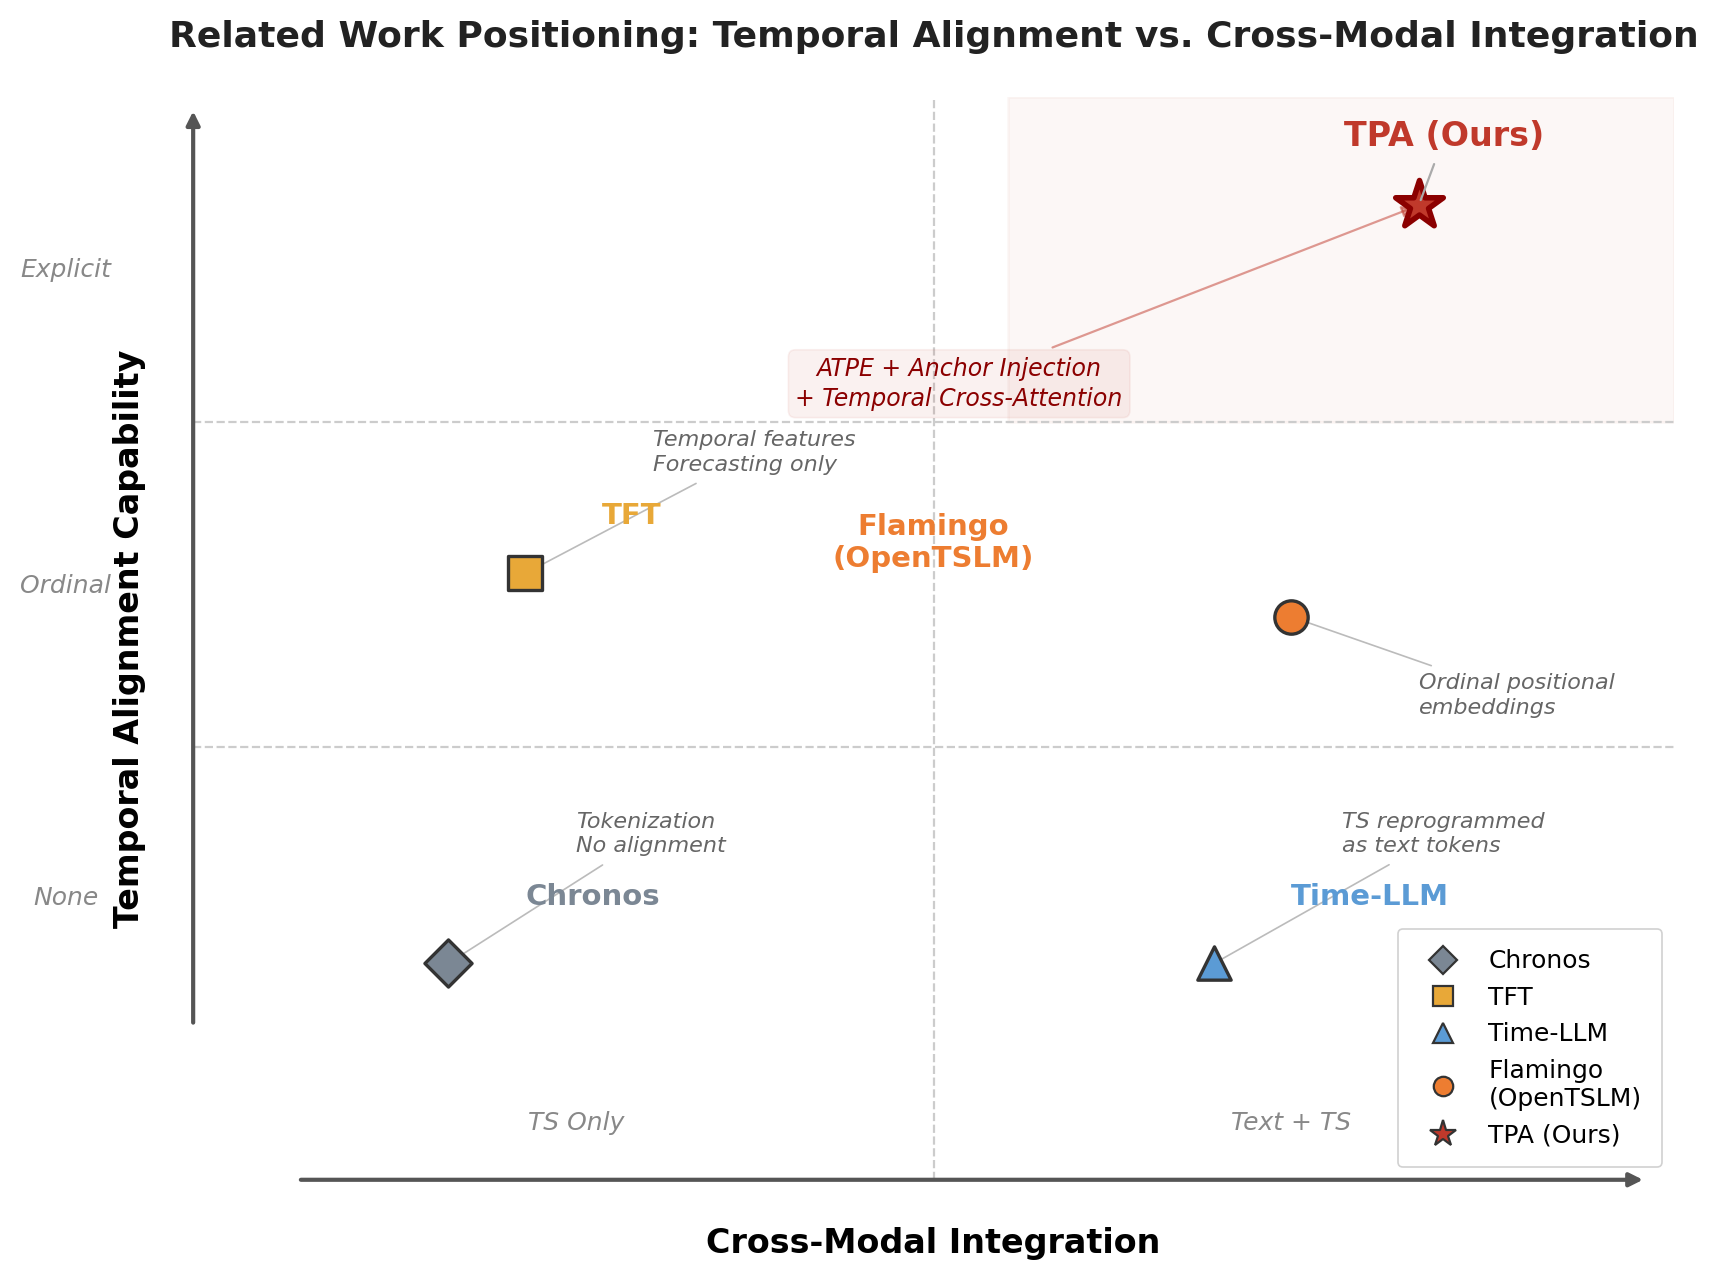

This figure's Python source:
"""
fig_008: Related Work Positioning
Comparison chart positioning TPA against prior work along two axes:
  X-axis: Cross-modal integration (TS only → Text+TS)
  Y-axis: Temporal alignment capability (None → Ordinal → Explicit)
"""

import matplotlib.pyplot as plt
import matplotlib.patches as mpatches
import numpy as np

# --- Data from verified facts (Section 12) ---
# Positions: (cross_modal, temporal_alignment)
# Cross-modal scale: 0 = TS only, 1 = Text+TS
# Temporal alignment scale: 0 = None, ~1 = Ordinal, ~2 = Explicit

methods = {
    "Chronos": {
        "x": 0.12,   # TS only (tokenization, no text)
        "y": 0.15,   # No alignment (tokenization, no temporal alignment)
        "marker": "D",
        "color": "#7B8794",
    },
    "TFT": {
        "x": 0.18,   # TS only (forecasting only)
        "y": 1.05,   # Temporal features (uses temporal covariates, ordinal-level)
        "marker": "s",
        "color": "#E8A838",
    },
    "Time-LLM": {
        "x": 0.72,   # Text+TS (reprograms TS as text tokens)
        "y": 0.15,   # No alignment
        "marker": "^",
        "color": "#5B9BD5",
    },
    "Flamingo\n(OpenTSLM)": {
        "x": 0.78,   # Multimodal (text + TS interleaved)
        "y": 0.95,   # Ordinal alignment (learnable ordinal positional embeddings)
        "marker": "o",
        "color": "#ED7D31",
    },
    "TPA (Ours)": {
        "x": 0.88,   # Full cross-modal integration
        "y": 1.90,   # Explicit temporal alignment
        "marker": "*",
        "color": "#C0392B",
    },
}

# --- Figure setup ---
fig, axes = plt.subplots(figsize=(8.5, 6.5), dpi=200, facecolor="white")
axes.set_facecolor("white")

# Quadrant shading to emphasize the upper-right region
axes.axhspan(1.4, 2.15, xmin=0.55, xmax=1.0, color="#C0392B", alpha=0.04, zorder=0)

# Light quadrant dividers
axes.axhline(y=0.65, color="#CCCCCC", linewidth=0.8, linestyle="--", zorder=1)
axes.axhline(y=1.4, color="#CCCCCC", linewidth=0.8, linestyle="--", zorder=1)
axes.axvline(x=0.5, color="#CCCCCC", linewidth=0.8, linestyle="--", zorder=1)

# Y-axis region labels (left margin)
axes.text(-0.18, 0.30, "None", fontsize=9, color="#888888", ha="center", va="center",
          fontstyle="italic")
axes.text(-0.18, 1.02, "Ordinal", fontsize=9, color="#888888", ha="center", va="center",
          fontstyle="italic")
axes.text(-0.18, 1.75, "Explicit", fontsize=9, color="#888888", ha="center", va="center",
          fontstyle="italic")

# X-axis region labels (bottom)
axes.text(0.22, -0.22, "TS Only", fontsize=9, color="#888888", ha="center", va="center",
          fontstyle="italic")
axes.text(0.78, -0.22, "Text + TS", fontsize=9, color="#888888", ha="center", va="center",
          fontstyle="italic")

# --- Plot each method ---
for name, info in methods.items():
    ms = 18 if name == "TPA (Ours)" else 12
    edge_w = 2.0 if name == "TPA (Ours)" else 1.2
    edge_c = "#8B0000" if name == "TPA (Ours)" else "#333333"
    z = 10 if name == "TPA (Ours)" else 5

    axes.scatter(
        info["x"], info["y"],
        marker=info["marker"],
        s=ms**2,
        c=info["color"],
        edgecolors=edge_c,
        linewidths=edge_w,
        zorder=z,
    )

    # Method name label positioning
    fontweight = "bold" if name == "TPA (Ours)" else "semibold"
    fsize = 12 if name == "TPA (Ours)" else 10.5

    if name == "Chronos":
        lx, ly = info["x"] + 0.06, info["y"] + 0.12
        ha_name, va_name = "left", "bottom"
    elif name == "TFT":
        lx, ly = info["x"] + 0.06, info["y"] + 0.10
        ha_name, va_name = "left", "bottom"
    elif name == "Time-LLM":
        lx, ly = info["x"] + 0.06, info["y"] + 0.12
        ha_name, va_name = "left", "bottom"
    elif "Flamingo" in name:
        lx, ly = info["x"] - 0.28, info["y"] + 0.10
        ha_name, va_name = "center", "bottom"
    else:  # TPA
        lx, ly = info["x"] + 0.02, info["y"] + 0.12
        ha_name, va_name = "center", "bottom"

    arrow_props = dict(arrowstyle="-", color="#AAAAAA", lw=0.8) if name == "TPA (Ours)" else None
    axes.annotate(
        name, xy=(info["x"], info["y"]), xytext=(lx, ly),
        fontsize=fsize, fontweight=fontweight, color=info["color"],
        ha=ha_name, va=va_name,
        arrowprops=arrow_props,
        zorder=15,
    )

# --- Brief annotations (descriptions) ---
annot_style = dict(fontsize=8, color="#666666", ha="left", va="top",
                   fontstyle="italic", linespacing=1.3)

# Chronos annotation
axes.annotate("Tokenization\nNo alignment",
              xy=(0.12, 0.15), xytext=(0.22, 0.50),
              fontsize=8, color="#666666", fontstyle="italic", linespacing=1.3,
              ha="left", va="top",
              arrowprops=dict(arrowstyle="-", color="#BBBBBB", lw=0.6))
# TFT annotation
axes.annotate("Temporal features\nForecasting only",
              xy=(0.18, 1.05), xytext=(0.28, 1.38),
              fontsize=8, color="#666666", fontstyle="italic", linespacing=1.3,
              ha="left", va="top",
              arrowprops=dict(arrowstyle="-", color="#BBBBBB", lw=0.6))
# Time-LLM annotation
axes.annotate("TS reprogrammed\nas text tokens",
              xy=(0.72, 0.15), xytext=(0.82, 0.50),
              fontsize=8, color="#666666", fontstyle="italic", linespacing=1.3,
              ha="left", va="top",
              arrowprops=dict(arrowstyle="-", color="#BBBBBB", lw=0.6))
# Flamingo annotation
axes.annotate("Ordinal positional\nembeddings",
              xy=(0.78, 0.95), xytext=(0.88, 0.82),
              fontsize=8, color="#666666", fontstyle="italic", linespacing=1.3,
              ha="left", va="top",
              arrowprops=dict(arrowstyle="-", color="#BBBBBB", lw=0.6))

# TPA annotation — more prominent, placed below-left of TPA marker
axes.annotate(
    "ATPE + Anchor Injection\n+ Temporal Cross-Attention",
    xy=(0.88, 1.90), xytext=(0.52, 1.55),
    fontsize=8.5, color="#8B0000", ha="center", va="top",
    fontstyle="italic", linespacing=1.3,
    bbox=dict(boxstyle="round,pad=0.3", facecolor="#C0392B", alpha=0.07,
              edgecolor="#C0392B", linewidth=0.6),
    arrowprops=dict(arrowstyle="-|>", color="#C0392B", lw=0.8, alpha=0.5),
)

# --- Axes configuration ---
axes.set_xlim(-0.08, 1.08)
axes.set_ylim(-0.35, 2.15)

axes.set_xlabel("Cross-Modal Integration", fontsize=12, fontweight="semibold",
                labelpad=10)
axes.set_ylabel("Temporal Alignment Capability", fontsize=12, fontweight="semibold",
                labelpad=10)

# Hide numeric ticks (regions labeled textually instead)
axes.set_xticks([0.0, 0.5, 1.0])
axes.set_xticklabels(["", "", ""], fontsize=9)
axes.set_yticks([0.0, 0.65, 1.4, 2.0])
axes.set_yticklabels(["", "", "", ""], fontsize=9)

# Directional arrows on axes
axes.annotate("", xy=(1.06, -0.35), xytext=(0.0, -0.35),
              arrowprops=dict(arrowstyle="-|>", color="#555555", lw=1.5),
              annotation_clip=False)
axes.annotate("", xy=(-0.08, 2.13), xytext=(-0.08, 0.0),
              arrowprops=dict(arrowstyle="-|>", color="#555555", lw=1.5),
              annotation_clip=False)

# Remove spines (clean academic look)
for spine in axes.spines.values():
    spine.set_visible(False)
axes.tick_params(left=False, bottom=False)

# --- Title ---
axes.set_title("Related Work Positioning: Temporal Alignment vs. Cross-Modal Integration",
               fontsize=13, fontweight="bold", pad=18, color="#222222")

# --- Legend ---
legend_elements = []
for name, info in methods.items():
    ms = 10 if name == "TPA (Ours)" else 7
    legend_elements.append(
        plt.Line2D([0], [0], marker=info["marker"], color="w",
                   markerfacecolor=info["color"], markeredgecolor="#333333",
                   markersize=ms, label=name, markeredgewidth=0.8)
    )

leg = axes.legend(handles=legend_elements, loc="lower right", fontsize=9,
                  frameon=True, fancybox=True, framealpha=0.9,
                  edgecolor="#CCCCCC", borderpad=0.8)
leg.get_frame().set_linewidth(0.6)

plt.tight_layout()
plt.savefig("/home/wangni/notion-figures/alignment/fig_008.png",
            dpi=200, bbox_inches="tight", facecolor="white", edgecolor="none")
plt.close()

print("Saved: /home/wangni/notion-figures/alignment/fig_008.png")
